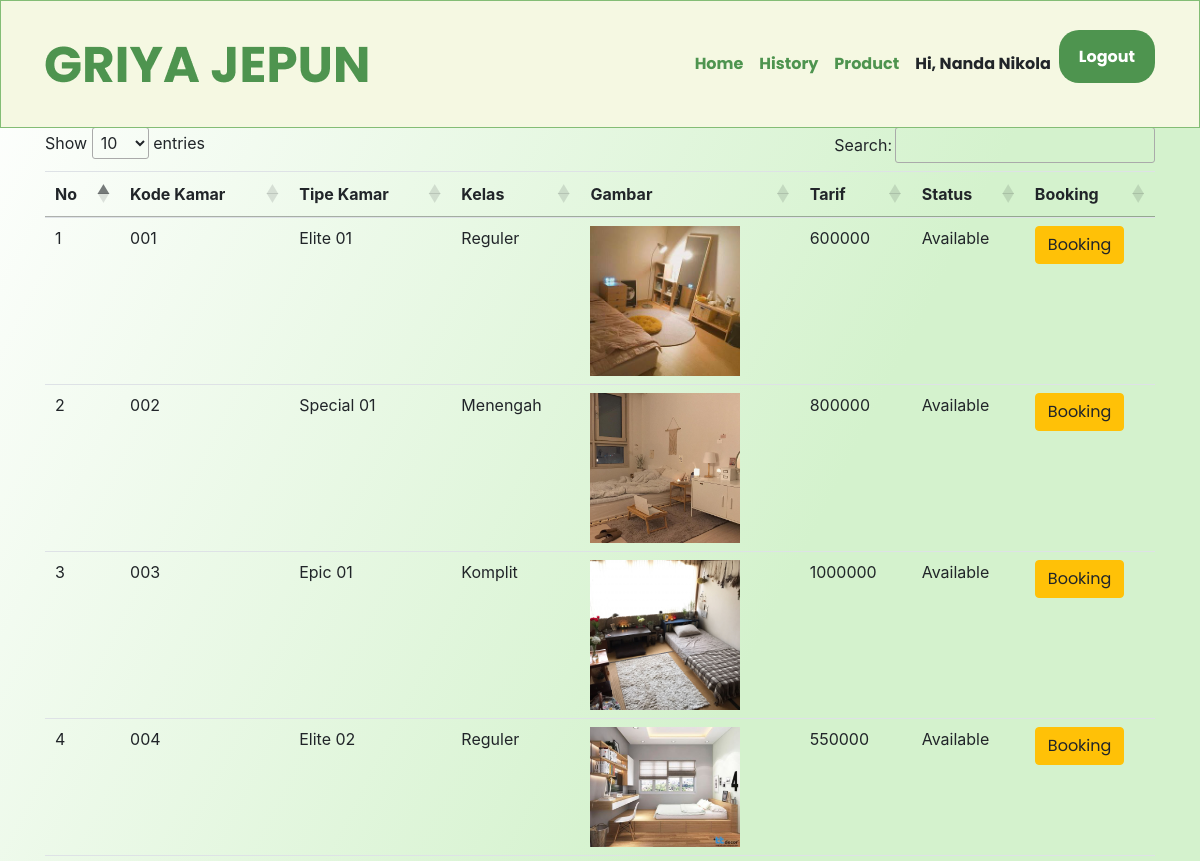
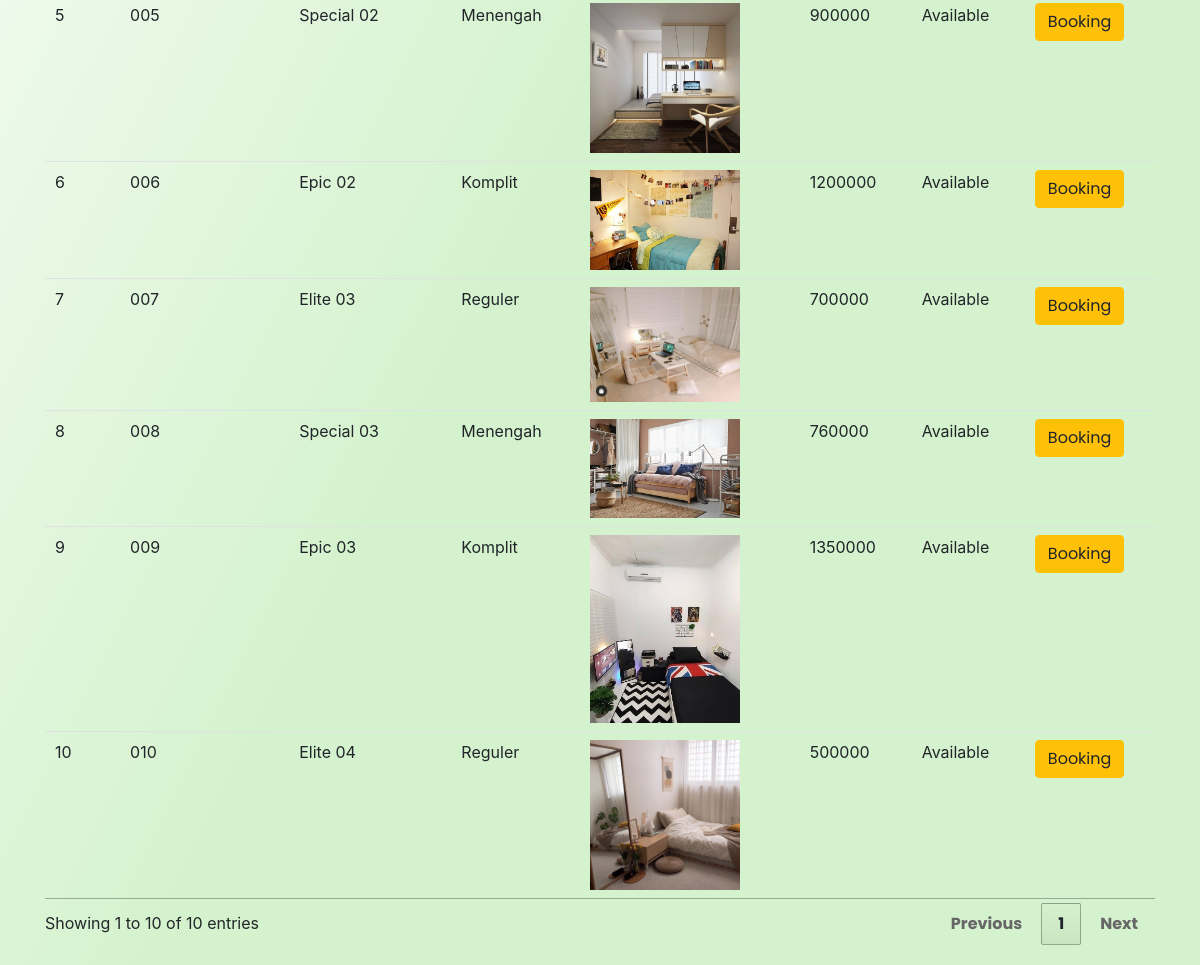
The page /product.php (signed in) on the database its author committed (2 pictures, top to bottom).
### tables this page shows
CREATE TABLE `tbl_kos` (
  `kode_kamar` varchar(25) NOT NULL,
  `nama_kamar` varchar(25) NOT NULL,
  `kelas` varchar(25) NOT NULL,
  `gambar` varchar(25) NOT NULL,
  `tarif` int(25) NOT NULL,
  `status` varchar(25) NOT NULL,
  `flag` int(1) NOT NULL DEFAULT 1
);

### product.php (the view, shortened to what this page needs)
<?php
    $username = $_SESSION["nama"];
?>
<!DOCTYPE html>
<html lang="en">
<head>
    <link rel="stylesheet" type="text/css" href="//cdn.datatables.net/1.10.11/css/jquery.dataTables.min.css">
    <link rel="stylesheet" href="https://maxcdn.bootstrapcdn.com/bootstrap/4.0.0/css/bootstrap.min.css">
    <link rel="stylesheet" href="https://use.fontawesome.com/releases/v5.5.0/css/all.css"/>
    <link rel="stylesheet" href="css/main.css">
</head>
<body>
    <nav class="navbar navbar-expand-sm content-center fixed-top">
        <div class="container">
        <a class="navbar-brand" href="index.php"><img src="images/logo2.png" alt=""></a>
        <ul class="navbar-nav">
            <li class="nav-item">
            <a class="nav-link" href="landing-user.php">Home</a>
            <li class="nav-item">
            <a class="nav-link" href="history.php">History</a>
            </li>
            <?php if(isset($_SESSION["nama"])): ?>
            <li class="nav-item">
            <a class="nav-link" href="#">Product</a>
            </li>
            <?php else: ?>
            <?php endif ?>
            <li class="nav-item">
            <a class="nav-link">Hi, <?php echo $username; ?></a>
            </li>
            <li class="nav-item">
            <a class="tombol" href="logout.php">Logout</a>
            </li>
        </ul>
        </div>
    </nav>
    <?php
    include 'helper/connect.php';
    ?>
    <div class="container" style="padding-top: 60px; padding-bottom: 20px">
        <h3>Data Kamar</h3>
    <table class="table table-stripped table-hover datatab">
    <thead>
        <tr>
            <th>No</th>
            <th>Kode Kamar</th>
            <th>Tipe Kamar</th>
            <th>Kelas</th>
            <th>Gambar</th>
            <th>Tarif</th>
            <th>Status</th>
            <th>Booking</th>
        </tr>
    </thead>
    <tbody>
    <?php
        $sql = "select * from tbl_kos where flag = 1";
        $query = mysqli_query($con, $sql);
        $no = 1;
        while ($data = mysqli_fetch_assoc($query)){
        $image = $data["gambar"];
    ?>
    <tr>
        <td><?php echo $no++; ?></td>
        <td><?php echo $data['kode_kamar']; ?></td>
        <td><?php echo $data['nama_kamar']; ?></td>
        <td><?php echo $data['kelas']; ?></td>
        <?php
        echo "<td>" ."<img src='upload/".$image."' width='150'  height='auto' alt='gambar'>"."</td>";
        ?>
        <td><?php echo $data['tarif']; ?></td>
        <td><?php echo $data['status']; ?></td>
        <?php
        $kode_kamar = $data["kode_kamar"];
        echo "
        <td>
        <a href='reservasi.php?id=$kode_kamar' class='btn btn-warning'>Booking</a>
        </td>";
        ?>
    </tr>
    <?php
        }
    ?>
    </tbody>
    </table>
    </div>
</body>
</html>

### css/main.css (style rules this page uses)
* { text-decoration: none; margin: 0px; padding: 0px; }
body { background: linear-gradient(296.82deg, #D4F2CD 48.96%, #FFFFFF 100%); margin: 0px; padding: 0px; }
.navbar { height: 128px; width: auto; left: 0px; top: 0px; right: 0px; background: #F5F8E2; border: 1px solid #83BD75 }
.nav-item { padding: 0; }
a { font-family: 'Poppins'; font-style: normal; font-weight: 700; color: #4E944F; }
a.tombol { background-color: #4E944F; border-radius: 20px; margin-top: 20px; padding: 15px 20px 15px 20px; color: #ffffff; cursor: pointer; }

### rows shown on the page
tbl_kos: kode_kamar "001", nama_kamar "Elite 01", kelas "Reguler", gambar (picture), tarif "600000", status "Available"
tbl_kos: kode_kamar "002", nama_kamar "Special 01", kelas "Menengah", gambar (picture), tarif "800000", status "Available"
tbl_kos: kode_kamar "003", nama_kamar "Epic 01", kelas "Komplit", gambar (picture), tarif "1000000", status "Available"
tbl_kos: kode_kamar "004", nama_kamar "Elite 02", kelas "Reguler", gambar (picture), tarif "550000", status "Available"
tbl_kos: kode_kamar "005", nama_kamar "Special 02", kelas "Menengah", gambar (picture), tarif "900000", status "Available"
tbl_kos: kode_kamar "006", nama_kamar "Epic 02", kelas "Komplit", gambar (picture), tarif "1200000", status "Available"
tbl_kos: kode_kamar "007", nama_kamar "Elite 03", kelas "Reguler", gambar (picture), tarif "700000", status "Available"
tbl_kos: kode_kamar "008", nama_kamar "Special 03", kelas "Menengah", gambar (picture), tarif "760000", status "Available"
tbl_kos: kode_kamar "009", nama_kamar "Epic 03", kelas "Komplit", gambar (picture), tarif "1350000", status "Available"
tbl_kos: kode_kamar "010", nama_kamar "Elite 04", kelas "Reguler", gambar (picture), tarif "500000", status "Available"

### other values the page prints
$username "Nanda Nikola"
